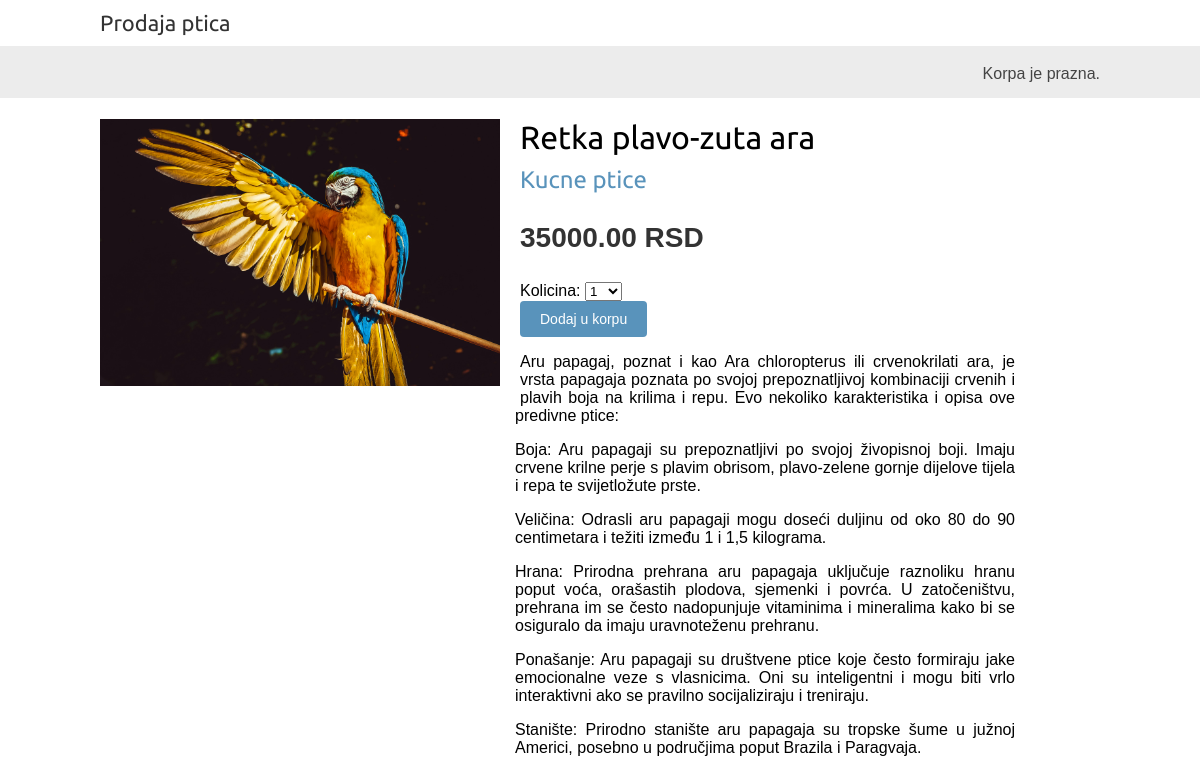
The app's page /1/retka-plavo-zuta-ara/ with its own data.
### SalonPtica/models.py (models this page shows, shortened)
class Ptica(models.Model):
    segment = models.ForeignKey(Segment, related_name='ptice', on_delete=models.CASCADE)
    naziv = models.CharField(max_length=200, db_index=True)
    slug = models.SlugField(max_length=200, db_index=True)
    slika = models.ImageField(upload_to='ptice/%Y/%m/%d', blank=True)
    opis = models.TextField(blank=True)
    cena = models.DecimalField(max_digits=10, decimal_places=2)
    raspoloziv = models.BooleanField(default=True)
    kreiran = models.DateTimeField(auto_now_add=True)
    azuriran = models.DateTimeField(auto_now=True)
    class Meta:
        ordering = ('naziv',)
        index_together = (('id', 'slug'),)
        verbose_name_plural = 'ptice'

class Segment(models.Model):
    naziv = models.CharField(max_length=200, db_index=True)
    slug = models.SlugField(max_length=200, unique=True)
    class Meta:
        ordering = ('naziv',)
        verbose_name = 'segment'
        verbose_name_plural = 'segmenti'
    def __str__(self):
        return self.naziv
    def ApsolutniURL(self):
        return reverse('SalonPtica:ListaPticaPoSegmentu', args=[self.slug])

### SalonPtica/views.py (the view)
# urls.py: path('<int:id>/<slug:slug>/', views.DetaljiPtica, name='DetaljiPtica'),
def DetaljiPtica(request, id, slug):
    ptica = get_object_or_404(Ptica, id=id, slug=slug, raspoloziv=True)
    korpa = Korpa(request)
    formazadodavanjepticaaukorpu = FormaZaDodavanjePticaUKorpu()
    return render(request,'SalonPtica/ptica/detail.html',
                  {'ptica': ptica, 'formazadodavanjepticaukorpu': formazadodavanjepticaaukorpu, 'korpa': korpa})

### KorpaZaKupovinu/forms.py
class FormaZaDodavanjePticaUKorpu(forms.Form):
    kolicina = forms.TypedChoiceField(choices=IZBOR_BROJA_PTICA, empty_value=1, coerce=int)
    dodati_na_kolicinu = forms.BooleanField(required=False, initial=True, widget=forms.HiddenInput)

### KorpaZaKupovinu/korpa.py (called while the page is built)
    def __len__(self):
        return sum(stavka['kolicina'] for stavka in self.korpa.values())

### SalonPtica/templates/SalonPtica/ptica/detail.html (shortened to what this page needs)
{% extends "SalonPtica/base.html" %}
{% load static %}
{% block content %}
    <div class="product-detail">
        <img src="{% if ptica.slika %}{{ ptica.slika.url }}{% else %}{% static "img\\no_image.png" %}{% endif %}">
        <h1>{{ ptica.naziv }}</h1>
        <h2>
            <a href="{{ ptica.segment.ApsolutniURL }}">{{ ptica.segment }}</a>
        </h2>
        <p class="price">{{ ptica.cena }} RSD</p>
        <form action="{% url "KorpaZaKupovinu:DodajUKorpu" ptica.id %}" method="post">
            {{ formazadodavanjepticaukorpu }}
            <br>
            <input type="submit" value="Dodaj u korpu">
        </form>
        <div style="width:50%;margin-left:41.5%;">
            {{ ptica.opis|linebreaks }}
        </div>
    </div>
{% endblock %}

### SalonPtica/static/css/base.css (style rules this page uses)
body { margin:0; padding:0; font-family:helvetica, sans-serif; }
h1, h2, h3, h4, h5 , h6 { font-family: 'Ubuntu', sans-serif; font-weight:normal; }
a { text-decoration:none; color:#5993bb; }
a.button, input[type="submit"] { color:#fff; background:#5993bb; border-radius:4px; padding:10px 20px; font-size:14px; border:0; }
.product-detail { text-align:justify; }
.product-detail .price { color:#333; font-size:28px; font-weight:bold; }
.product-detail img { width:40%; float:left; padding:0 20px 20px 0; }
.product-detail h1 { margin-bottom:0; }
.product-detail h2 { margin-top:10px; }

### records on screen
Ptica: slika (picture), naziv "Retka plavo-zuta ara", segment "Kucne ptice", cena "35000.00", opis "Aru papagaj, poznat i kao Ara chloropterus ili crvenokrilati ara, je vrsta papagaja poznata po svojoj prepoznatljivoj kombinaciji crvenih i plavih boja na krilima i repu. Evo nekoliko karakteristika i opisa ove predivne ptice: Boja: Aru papagaji su prepoznatljivi po svojoj živopisnoj boji. Imaju crvene krilne perje s plavim obrisom, plavo-zelene gornje dijelove tijela i repa te svijetložute prste. Veličina: Odrasli aru papagaji mogu doseći duljinu od oko 80 do 90 centimetara i težiti između 1 i 1,5 kilograma. Hrana: Prirodna prehrana aru papagaja uključuje raznoliku hranu poput voća, orašastih plodova, sjemenki i povrća. U zatočeništvu, prehrana im se često nadopunjuje vitaminima i…"
